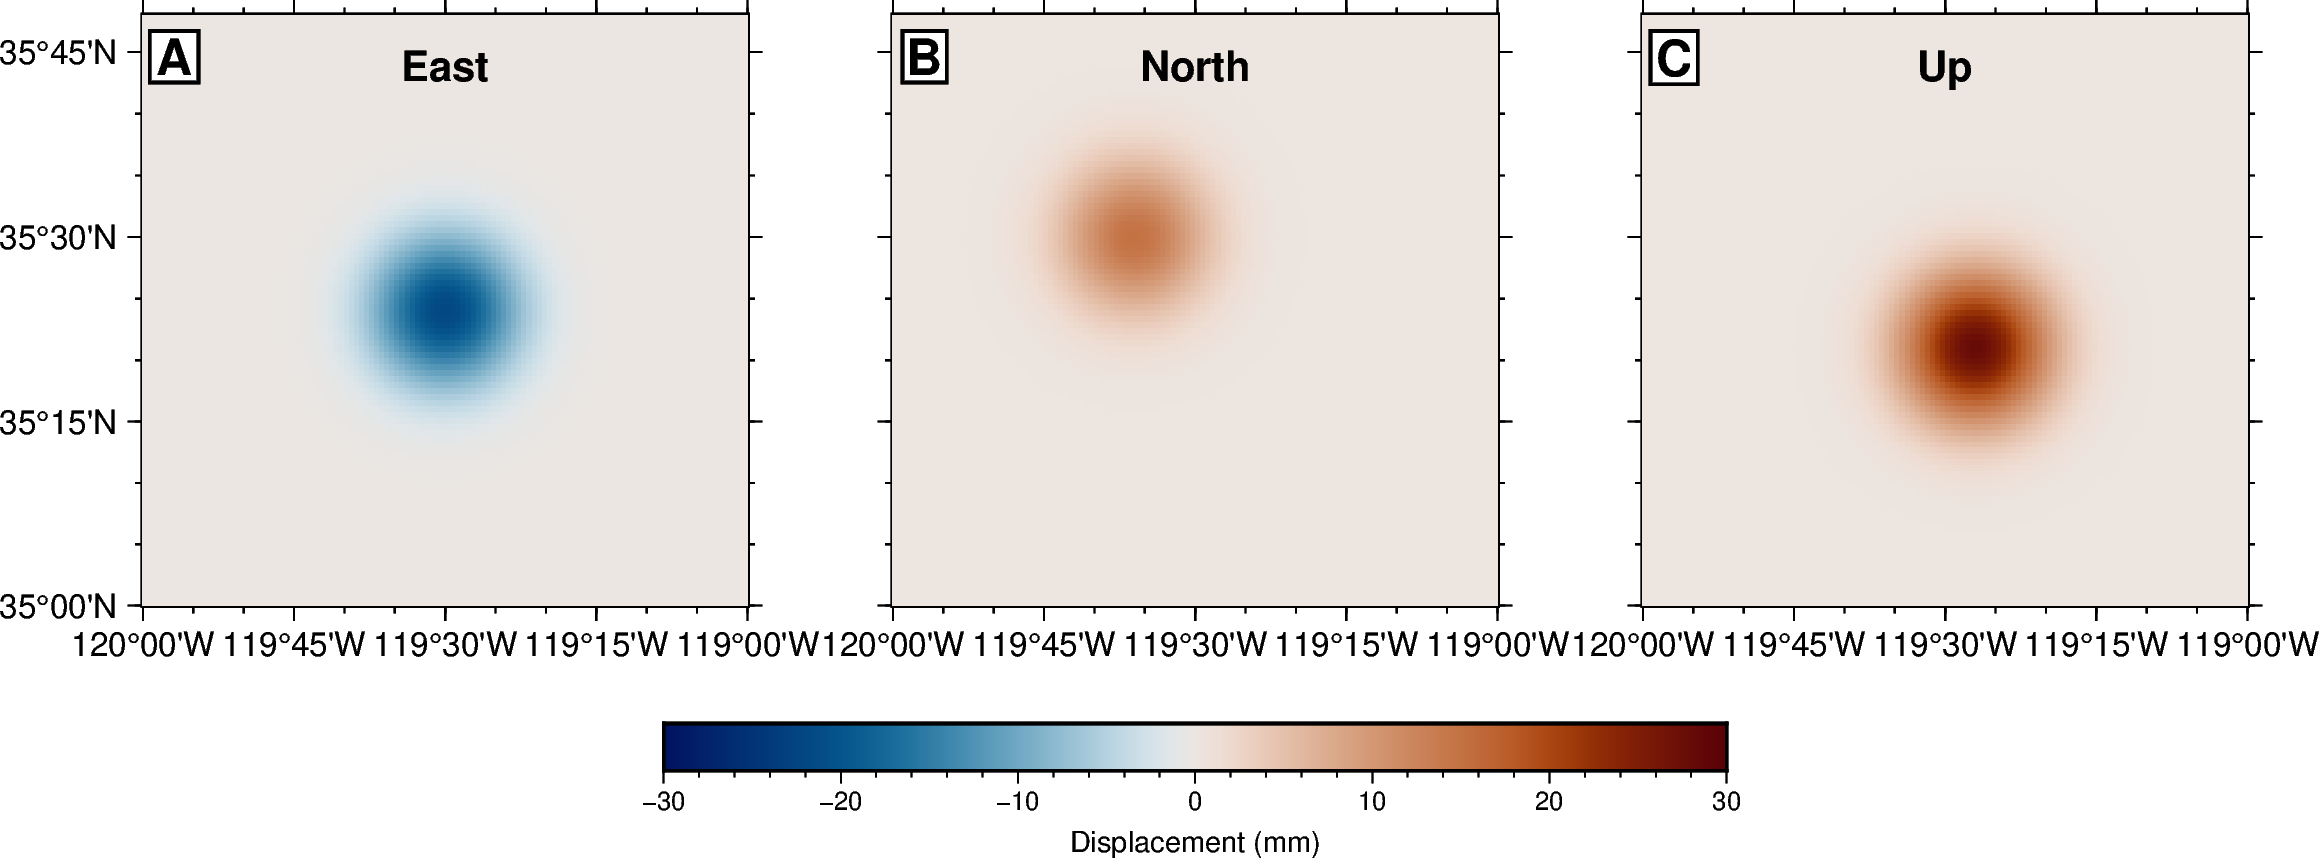

The script that saved this image:
#!/usr/bin/env python
"""Multi-panel component figure (e.g. East / North / Up displacement) sharing one CPT and a
single horizontal colorbar below all panels.

Demonstrates fig.subplot with autolabel and a shared colorbar drawn OUTSIDE the subplot
block. Runs standalone with synthetic grids; replace the `grids`/`titles` with your data
(xarray.DataArray or .grd files).

Usage:  python multipanel_components.py
"""
import os
import sys

import numpy as np
import pygmt
import xarray as xr

sys.path.insert(0, os.path.dirname(os.path.abspath(__file__)))
sys.path.insert(1, os.path.expanduser("~/.claude/skills/pygmt-plotting/scripts"))  # fallback when this file is copied elsewhere
from style_presets import STYLES, colorbar, style

# ---------------- CONFIG ----------------
STYLE = "house"            # house / journal / classic / minimal / presentation / dark
REGION = [-120.0, -119.0, 35.0, 35.8]
PROJECTION = "M?"          # '?' lets subplot auto-size each panel
CMAP = "vik"
CLIM = [-30, 30]
UNIT = "Displacement (mm)"
TITLES = ["East", "North", "Up"]
OUT = "multipanel_components.png"
# ----------------------------------------

# Demo grids: three offset Gaussian blobs. Replace with your component grids.
lons = np.linspace(REGION[0], REGION[1], 120)
lats = np.linspace(REGION[2], REGION[3], 100)
LON, LAT = np.meshgrid(lons, lats)
def blob(c_lon, c_lat, amp):
    return amp * np.exp(-(((LON - c_lon) / 0.12) ** 2 + ((LAT - c_lat) / 0.10) ** 2))
grids = [
    xr.DataArray(blob(-119.5, 35.4, -22), coords=[("lat", lats), ("lon", lons)]),
    xr.DataArray(blob(-119.6, 35.5, 15), coords=[("lat", lats), ("lon", lons)]),
    xr.DataArray(blob(-119.45, 35.35, 28), coords=[("lat", lats), ("lon", lons)]),
]
for g in grids:           # mark as geographic, gridline-registered
    g.gmt.gtype = 1
    g.gmt.registration = 0

INC = (CLIM[1] - CLIM[0]) / 40.0
pygmt.makecpt(cmap=CMAP, series=[CLIM[0], CLIM[1], INC], continuous=True)  # session CPT

fig = pygmt.Figure()
# subplot's autolabel draws the panel-letter box, so pull its colors/font from the
# style preset (FONT_TAG styles the autolabel text).
_box = STYLES[STYLE]["label_box"]
with style(STYLE, FONT_TAG=STYLES[STYLE]["label_font"]):
    # xa30mf: coarse lon annotations — auto ("xaf") packs 15' labels that COLLIDE across
    # adjacent panels at this panel width. If labels still touch, coarsen further or widen
    # margins; check the seam between panels in the rendered image.
    with fig.subplot(nrows=1, ncols=3, figsize=("18c", "5c"),
                     autolabel=f"A+jTL+o0.2c+g{_box['fill']}+p{_box['pen']}",
                     margins="0.4c", frame=["WSne", "xa30mf10m", "yaf"], sharey="l"):
        for k, (grid, title) in enumerate(zip(grids, TITLES)):
            fig.basemap(region=REGION, projection=PROJECTION, panel=k)
            fig.grdimage(grid=grid, projection=PROJECTION)     # uses session CPT
            fig.coast(shorelines="0.4p,black", resolution="f")
            fig.text(position="TC", text=title, font="10p,Helvetica-Bold,black",
                     offset="0c/-0.3c", no_clip=True)
    # shared colorbar OUTSIDE the subplot block, centered under all panels
    colorbar(fig, UNIT, style_name=STYLE, width=9)

fig.savefig(OUT, dpi=300, crop=True)
print(f"wrote {OUT}")
